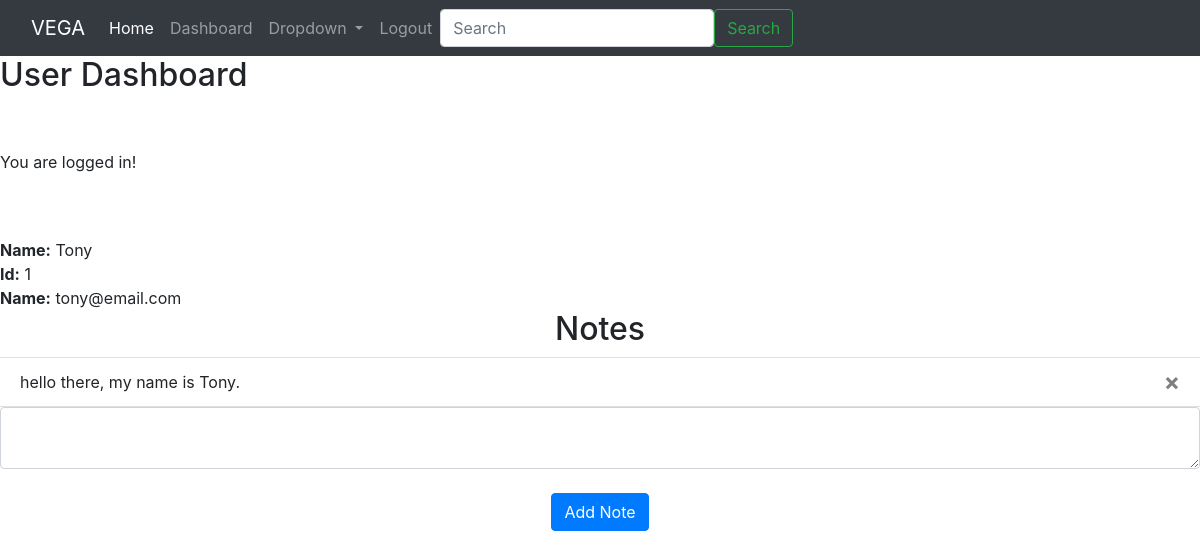
Page /dashboard (signed in) on the earlier database version.
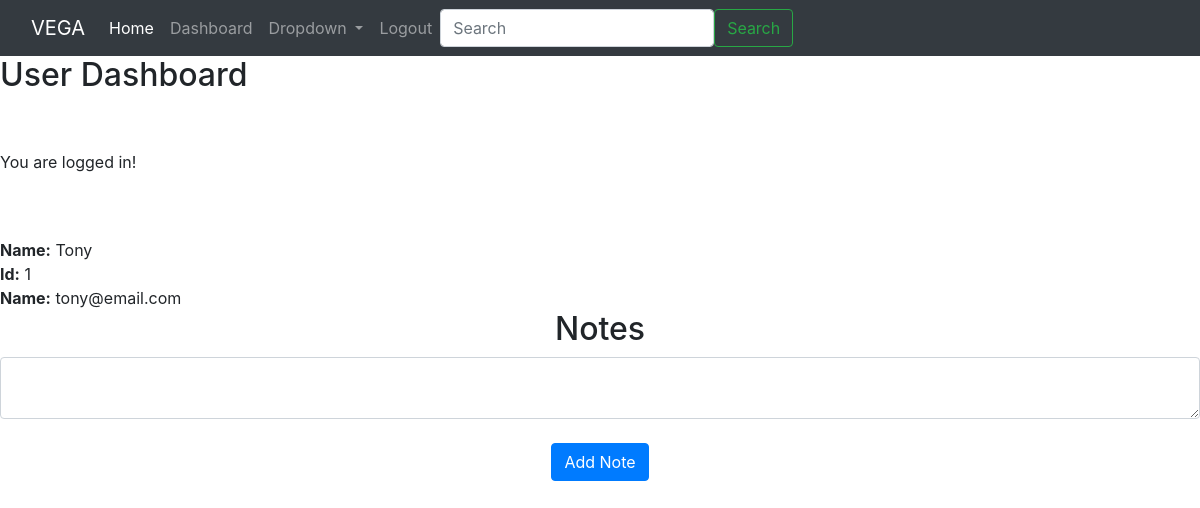
Same page on the later database version.
### main.py (models this page shows)
class User(db.Model, UserMixin):
    id = db.Column(db.Integer, primary_key=True)
    email = db.Column(db.String(150), unique=True)
    password = db.Column(db.String(150))
    first_name = db.Column(db.String(150))
    notes = db.relationship('Note') #user.id is the primary key you're reffering to from the parent table.

class Note(db.Model):
    id = db.Column(db.Integer, primary_key=True)
    data = db.Column(db.String(10000))
    date = db.Column(db.DateTime(timezone=True), default=func.now())
    user_id = db.Column(db.Integer, db.ForeignKey('user.id'))

### main.py (the view, shortened to what this page needs)
@app.route('/dashboard', methods=['GET','POST'])
def dashboard():
    return render_template("dashboard.html", user=current_user)

### main.py (called while the page is built)
@login_manager.user_loader
def load_user(id):
    return User.query.get(int(id))

### templates/dashboard.html (shortened to what this page needs)
{% extends 'base.html' %}
{% block content%}
<body>
    <h2>User Dashboard </h2>
    <br/> <br/>
    <p>You are logged in!</p>
    <br/><br/>
    <strong>Name:</strong> {{ current_user.first_name }} <br/>
    <strong>Id:</strong> {{ current_user.id }} <br/>
    <strong>Name:</strong> {{ current_user.email }} <br/>
<h2 align="center">Notes</h2>
<ul class="list-group list-group-flush" id="notes">
  {% for note in user.notes %}
  <li class="list-group-item">
    {{ note.data }}
    <button type="button" class="close" onClick="deleteNote({{ note.id }})">
      <span aria-hidden="true">&times;</span>
    </button>
  </li>
  {% endfor %}
</ul>
<form method="POST">
  <textarea name="note" id="note" class="form-control"></textarea>
  <br />
  <div align="center">
    <button type="submit" class="btn btn-primary">Add Note</button>
  </div>
</form>
<br />
</body>
{% endblock %}

### templates/base.html (shortened to what this page needs)
<!doctype html>
<html lang="en">
  <head>
    <link rel="stylesheet" href="https://maxcdn.bootstrapcdn.com/bootstrap/4.0.0/css/bootstrap.min.css">
    <link rel="stylesheet" href="https://pro.fontawesome.com/releases/v5.10.0/css/all.css"/>
    <link rel="stylesheet" href="/static/css/footer.css">
  </head>
  <nav class="navbar navbar-expand-lg navbar-dark bg-dark">
    <div class="container-fluid">
      <a class="navbar-brand" href="#">VEGA</a>
      <div class="collapse navbar-collapse" id="navbarSupportedContent">
        <ul class="navbar-nav me-auto mb-2 mb-lg-0">
          <li class="nav-item">
            <a class="nav-link active" aria-current="page" href="/">Home</a>
          </li>
          <li class="nav-item">
            <a class="nav-link" href="{{url_for('dashboard')}}">Dashboard</a>
          </li>
          <li class="nav-item dropdown">
            <a class="nav-link dropdown-toggle" href="#" id="navbarDropdown" role="button" data-toggle="dropdown" aria-haspopup="true" aria-expanded="false">
              Dropdown
            </a>
          </li>
                {% if current_user.is_authenticated %}
          <li class="nav-item">
            <a class="nav-link" href="{{url_for('logout')}}" tabindex="-1" aria-disabled="false">Logout</a>
          </li>
          {% else %}
          <li class="nav-item">
            <a class="nav-link" href="{{url_for('login')}}" tabindex="-1" aria-disabled="false">Login</a>
          </li>
          {% endif %}
        </ul>
        <form class="d-flex">
          <input class="form-control me-2" type="search" placeholder="Search" aria-label="Search">
          <button class="btn btn-outline-success" type="submit">Search</button>
        </form>
      </div>
    </div>
  </nav>
  {% block content %}{%endblock%}
</html>

### static/css/footer.css (style rules this page uses)
ul { margin: 0px; padding: 0px; }

Differences in the rows shown:
removed Note: data "hello there, my name is Tony."
